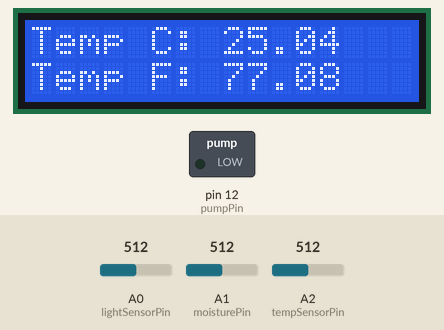
Simulated run of this sketch. Board: Arduino Uno, built with avr-gcc and run on an emulated ATmega328P. Shown: 16×2 character LCD, switched loads named in the sketch (green lamp = pin HIGH). Inputs (shaded band) come from the test bench; at power-on: A1 (moisturePin) = 512, A2 (tempSensorPin) = 512, A0 (lightSensorPin) = 512.

Above: at 2.6 s.
2.7 s: A1 (moisturePin) set to 662
5.5 s: A1 (moisturePin) set to 691
At 5.9 s:
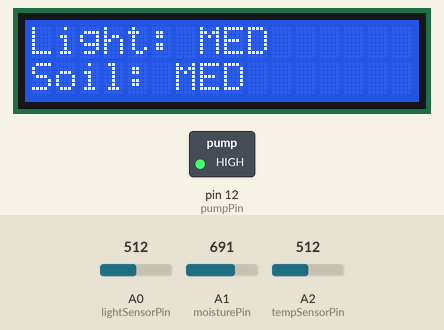
8.5 s: A2 (tempSensorPin) set to 710
At 10.4 s:
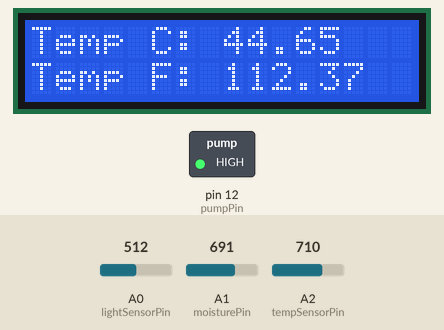
11.5 s: A0 (lightSensorPin) set to 710
At 13.2 s:
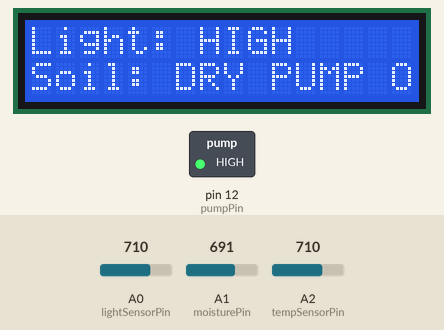
14.5 s: A0 (lightSensorPin) set to 688
At 17.2 s:
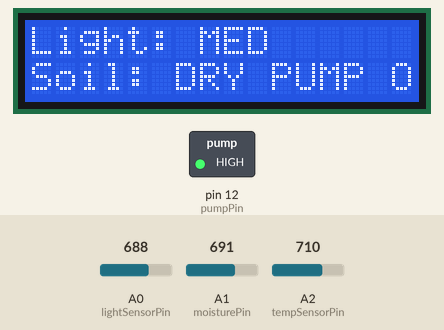
17.5 s: A1 (moisturePin) set to 306
At 21.2 s:
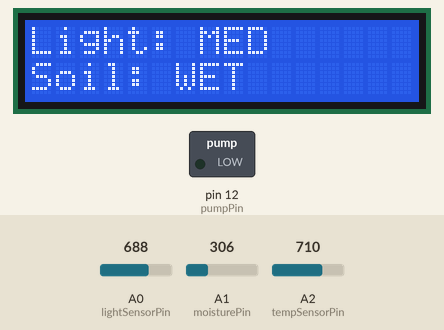
Timing chart, 0 to 21.5 s (numbered marks = the images above; inputs shaded):
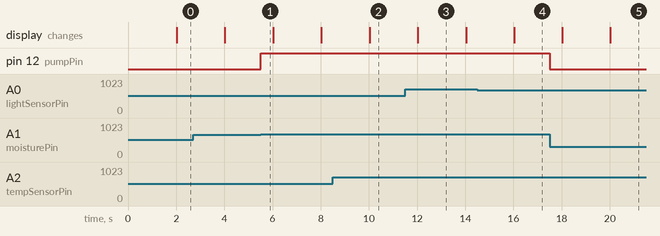

Measured:
- the behaviour switches between 675 and 676 on A1 (moisturePin) (found by bisection; images 0 and 1)
- the behaviour switches between 700 and 699 on A0 (lightSensorPin) (found by bisection; images 3 and 4)
- after the input at 5.5 s, pin 12 (pumpPin): LOW → HIGH at once
- after the input at 8.5 s, the display: changes after 1.5 s (image 2)
- after the input at 11.5 s, the display: changes after 0.53 s (image 3)
- after the input at 14.5 s, the display: changes after 1.5 s (image 4)
- after the input at 17.5 s, pin 12 (pumpPin): HIGH → LOW at once; the display: first differs from a run without the input after 2.5 s (image 5)

The sketch:

SmartPlantMonitor.ino
```cpp
#include <Wire.h>               // Includes I2C communication library
#include <LiquidCrystal_I2C.h>  // Includes library for controlling the I2C LCD

LiquidCrystal_I2C lcd(0x27, 16, 2);  // Initializes LCD at address 0x27 for a 16x2 display

const int lightSensorPin = A0;  // Light sensor
const int moisturePin = A1;     // Soil moisture sensor
const int tempSensorPin = A2;   // NTC thermistor
const int pumpPin = 12;         // Pump

// Constants for temperature calculation
const float beta = 3950.0;               // NTC thermistor's Beta value
const float seriesResistor = 10000;      // Series resistor value (ohms)
const float roomTempResistance = 10000;  // NTC resistance at 25°C
const float roomTemp = 25 + 273.15;      // Room temperature in Kelvin

// Timing variables
unsigned long previousLCDTime = 0;
const unsigned long lcdInterval = 2000;

unsigned long previousPumpTime = 0;
const unsigned long pumpDuration = 3000;
bool showTemp = true;
bool pumpRunning = false;
unsigned long pumpStartTime = 0;

void setup() {
  // put your setup code here, to run once:
  pinMode(pumpPin, OUTPUT); // Sets the pump pin as output
  lcd.init(); // Initializes LCD display
  lcd.backlight();  // Turns on LCD backlight for visibility

}

void loop() {
  // put your main code here, to run repeatedly:
  // Read sensors
  int tempValue = analogRead(tempSensorPin);
  int lightValue = analogRead(lightSensorPin);
  int moistureValue = analogRead(moisturePin);

  // Calculate soil moisture percentage
  float moisturePercent = map(moistureValue, 0, 1023, 100, 0);

  // Calculate temperature in Celsius
  float resistance = (1023.0 / tempValue - 1) * seriesResistor;
  float tempK = 1 / (log(resistance / roomTempResistance) / beta + 1 / roomTemp);
  float tempC = tempK - 273.15;
  float tempF = tempC * 9.0 / 5.0 + 32.0;


  if (millis() - previousLCDTime >= lcdInterval) {
    previousLCDTime = millis();
    // Display Temperature
    if (showTemp) {
      lcd.clear();
      lcd.setCursor(0, 0);
      lcd.print("Temp C: ");
      lcd.print(tempC);
      lcd.setCursor(0, 1);
      lcd.print("Temp F: ");
      lcd.print(tempF);

    } else {
      // Display light and soil moisture
      lcd.clear();
      lcd.setCursor(0, 0);
      lcd.print("Light: ");
      if (lightValue < 300) {
        lcd.print("LOW");
      } else if (lightValue < 700) {
        lcd.print("MED");
      } else {
        lcd.print("HIGH");
      }

      lcd.setCursor(0, 1);
      lcd.print("Soil: ");
      if (moisturePercent < 35) {
        lcd.print("DRY");
      } else if (moisturePercent < 65) {
        lcd.print("MED");
      } else {
        lcd.print("WET");
      }
      if (pumpRunning) {
        lcd.print(" PUMP ON");
      }
    }

    showTemp = !showTemp;
  }


  // Control pump if soil moisture is below 35%
  if (moisturePercent < 35 && !pumpRunning) {
    digitalWrite(pumpPin, HIGH);  // Turn on pump
    pumpStartTime = millis();
    pumpRunning = true;
  }

  if (pumpRunning && millis() - pumpStartTime >= pumpDuration) {
    digitalWrite(pumpPin, LOW);  // Turn off pump
    pumpRunning = false;
  }
}
```
